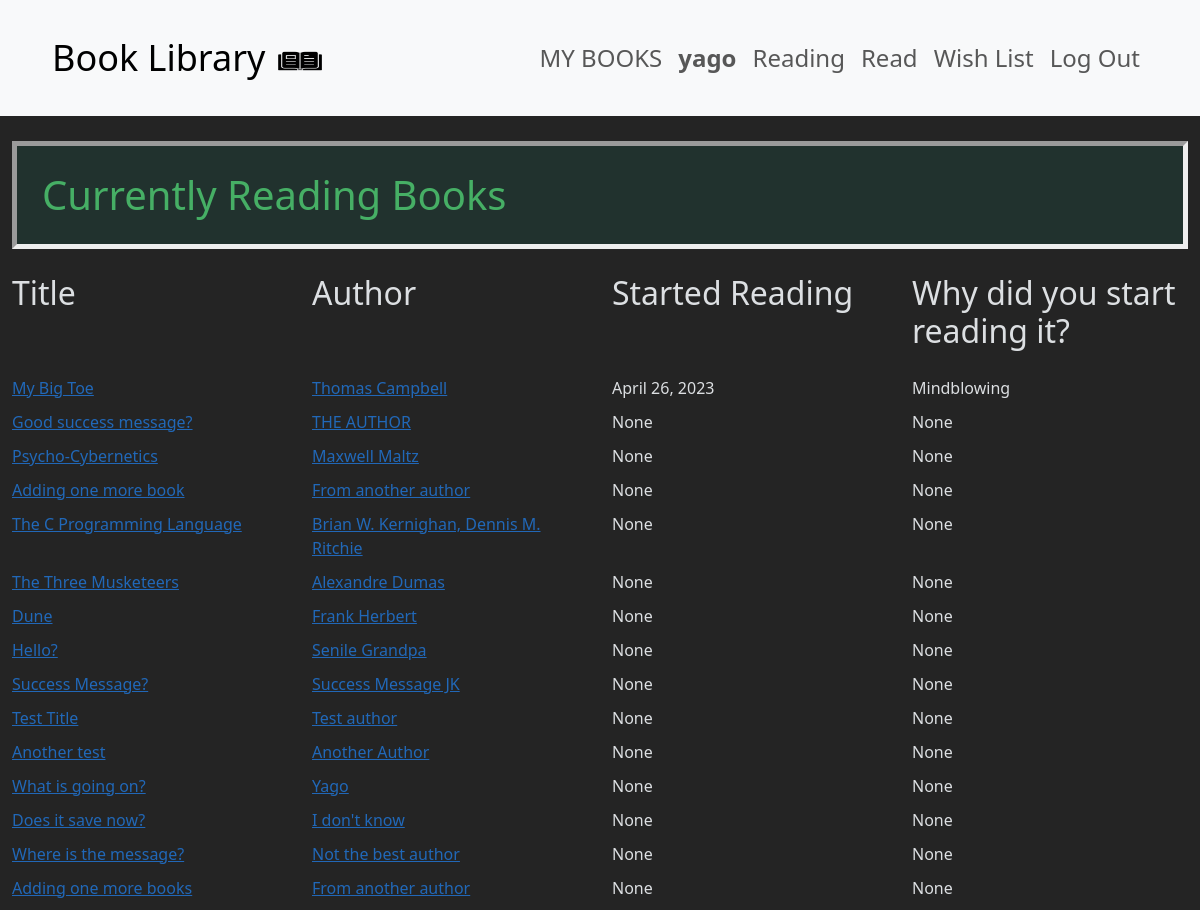
Page /reading/ (signed in) on the committed database.
### book_library/models.py (models this page shows, shortened)
class User(AbstractUser):
    pass

class Reading(models.Model):
    user = models.ForeignKey(User, blank=False, null=False, on_delete=models.CASCADE, related_name="reading_user")
    book = models.ForeignKey(Book, blank=False, null=False, on_delete=models.CASCADE, related_name="reading_book")
    why = models.TextField(blank=True, null=True, max_length=1024)
    started_reading = models.DateField(blank=True, null=True)
    recommend = models.BooleanField(blank=True, null=True)
    class Meta:
        constraints = [
            models.UniqueConstraint(fields=['user', 'book'], name='one why per user/book reading')
        ]

class Book(models.Model):
    title = models.CharField(max_length=255)
    author = models.CharField(max_length=128)
    class Genre(models.IntegerChoices):
        SELF_IMPROVEMENT = 1
        BIOGRAPHY = 2
        ECONOMY = 3
        FICTION = 4
        SCIENCE = 5
        MINDSET = 6
        OTHER = 7
    genre = models.IntegerField(choices=Genre.choices)
    class Meta:
        constraints = [
            models.UniqueConstraint(fields=['title', 'author'], name='one unique title per author')
        ]

### book_library/views.py (the view)
# urls.py: path("reading/", views.reading, name="reading"),
def reading(request):
    if request.user.is_authenticated:
        reading_objects = Reading.objects.filter(user=request.user)
        context = {"reading_objects": reading_objects}
        return render(request, "book_library/reading.html", context)
    else:
        return HttpResponseRedirect(reverse("book_library:login"))

### book_library/templates/book_library/reading.html
{% extends 'book_library/layout.html' %}
{% load static %}
{% block body %}
<div id="reading-view">
    <div class="container-fluid">
        <h1>Currently Reading Books</h1>
    </div>
    <div class="container-fluid">
        <div class="row">
            <div class="col title-col"><h3>Title</h3></div>
            <div class="col author-col"><h3>Author</h3></div>
            <div class="col started-col"><h3>Started Reading</h3></div>
            <div class="col why-col"><h3>Why did you start reading it?</h3></div>
        </div>
        {% for reading_object in reading_objects %}
        <div class="row element-row">
            <div class="col title-col"><a href="{% url 'book_library:detail_view' request.user.id reading_object.book.id %}">{{ reading_object.book.title }}</a></div>
            <div class="col author-col"><a href="{% url 'book_library:author_view' reading_object.book.author %}">{{ reading_object.book.author }}</a></div>
            <div class="col started-col">{{ reading_object.started_reading }}</div>
            <div class="col why-col">{{ reading_object.why }}</div>
        </div>
        {% endfor %}
    </div>
</div>
{% endblock %}

### book_library/templates/book_library/layout.html (shortened to what this page needs)
{% load static %}
<!DOCTYPE html>
<html lang="en">
    <head>
        <link href="https://cdn.jsdelivr.net/npm/bootstrap@5.3.0-alpha3/dist/css/bootstrap.min.css" rel="stylesheet">
        <link href="{% static 'book_library/style.css' %}" rel="stylesheet">
    </head>
    <body>
        <nav class="navbar navbar-expand-lg navbar-light bg-light py-3">
            <div class="container">
                    <a class="navbar-brand">Book Library
                        <img src="book_library/static/book_library/images/icons8-book-64.png" height="30" width="50" alt="">
                    </a>
                        <ul class="navbar-nav mr-auto">
                            <li class="nav-item">
                                <a class="nav-link" href="{% url 'book_library:my_books' %}">MY BOOKS</a>
                            </li>
                            {% if request.user.is_authenticated %}
                                <li class="nav-item">
                                    <a class="nav-link" href="#"><strong>{{ request.user }}</strong></a>
                                </li>
                            {% endif %}
                            <li class="nav-item">
                                <a class="nav-link" href="{% url 'book_library:reading' %}">Reading</a>
                            </li>
                            <li class="nav-item">
                                <a class="nav-link" href="{% url 'book_library:read' %}">Read</a>
                            </li>
                            <li class="nav-item">
                                <a class="nav-link" href="{% url 'book_library:wish' %}">Wish List</a>
                            </li>
                            {% if request.user.is_authenticated %}
                            <li class="nav-item">
                                <a class="nav-link" href="{% url 'book_library:logout' %}">Log Out</a>
                            </li>
                            {% endif %}
                        </ul>
                    </div>
        </nav>
        <div class="body">
            {% block body %}
            {% endblock %}
        </div>
    </body>
</html>

### book_library/static/book_library/style.css (style rules this page uses)
body { background-color: rgba(0, 0, 0, 0.86); color:rgba(237, 240, 243, 0.918) }
h1 { background-color: rgba(21, 104, 86, 0.2); border: thick solid; border-style: inset; color: #46af65; margin-top: 25px; margin-bottom: 25px; padding: 25px; }
h3 { margin-bottom: 25px; font-size: 2em; }
ul { list-style-type: none; margin: 0; padding: 0; }
.container > * { margin: 10px; }
.element-row { margin-bottom: 10px; }
.element-row a { color:rgba(33, 121, 221, 0.801) }
.navbar, .navbar-brand { font-size: 1.5em; }

### rows in the picture
User: user "yago"
Reading: book "My Big Toe", book.author "Thomas Campbell", started_reading "April 26, 2023", why "Mindblowing"
Reading: book "Good success message?", book.author "THE AUTHOR", started_reading "None", why "None"
Reading: book "Psycho-Cybernetics", book.author "Maxwell Maltz", started_reading "None", why "None"
Reading: book "Adding one more book", book.author "From another author", started_reading "None", why "None"
Reading: book "The C Programming Language", book.author "Brian W. Kernighan, Dennis M. Ritchie", started_reading "None", why "None"
Reading: book "The Three Musketeers", book.author "Alexandre Dumas", started_reading "None", why "None"
Reading: book "Dune", book.author "Frank Herbert", started_reading "None", why "None"
Reading: book "Hello?", book.author "Senile Grandpa", started_reading "None", why "None"
Reading: book "Success Message?", book.author "Success Message JK", started_reading "None", why "None"
Reading: book "Test Title", book.author "Test author", started_reading "None", why "None"
Reading: book "Another test", book.author "Another Author", started_reading "None", why "None"
Reading: book "What is going on?", book.author "Yago", started_reading "None", why "None"
Reading: book "Does it save now?", book.author "I don't know", started_reading "None", why "None"
Reading: book "Where is the message?", book.author "Not the best author", started_reading "None", why "None"
Reading: book "Adding one more books", book.author "From another author", started_reading "None", why "None"
